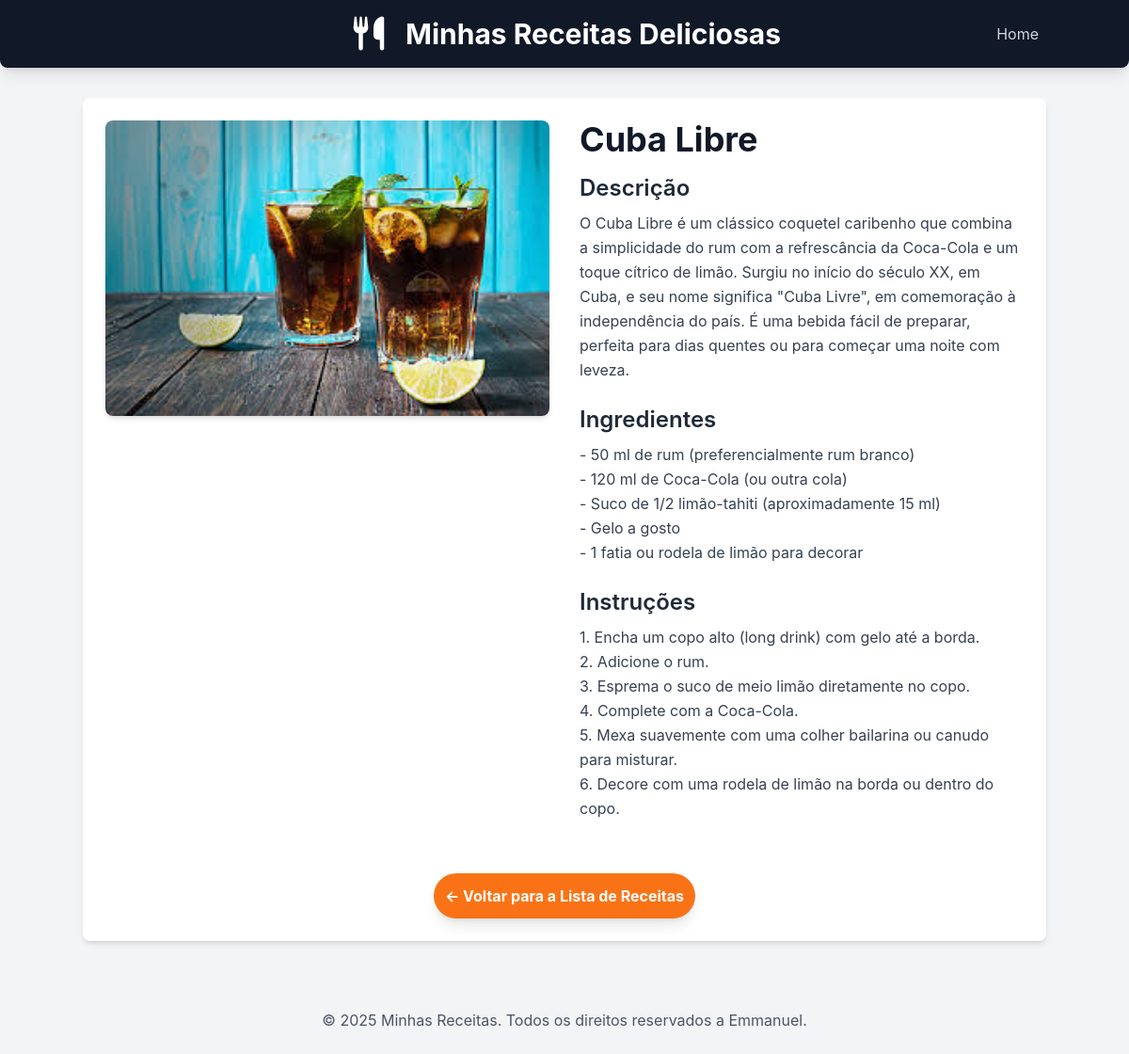
The page /receitas/receita/7/ on the database its author committed.
### receitas/models.py (models this page shows, shortened)
class Receita(models.Model):
    CATEGORIAS =[
        ('comida','Comida'),
        ('sobremesa','Sobremesa'),
        ('drink','Drink'),
    ]
    title = models.CharField("Título", max_length=200)
    description = models.TextField("Descrição")
    ingredients = models.TextField("Ingredientes")
    instructions = models.TextField("Modo de preparo")
    image = models.ImageField("Imagem", upload_to='receitas/images/', blank=True, null=True)
    categoria = models.CharField("Categoria", max_length=20, choices=CATEGORIAS, default='comida')
    created_at = models.DateTimeField(auto_now_add=True)
    updated_at = models.DateTimeField(auto_now=True)
    class Meta:
        verbose_name = "Receita"
        verbose_name_plural = "Receitas"
        ordering = ['-created_at'] #ordena as receitas pela data de criação (mais novas primeiro)

### receitas/views.py (the view)
# urls.py: path('receita/<int:id>/', views.receita_detail, name='receita_detail'),
def receita_detail(request, id):
    receita = get_object_or_404(Receita, pk=id)
    return render(request, 'receitas/receita_detail.html', {'receita': receita})

### receitas/templates/receitas/receita_detail.html (shortened to what this page needs)
{% extends "receitas/base.html"%}
{% block content %}
<div class="flex flex-col md:flex-row gap-8">
    {% if receita.image %}
    <div class="md:w-1/2">
        <img src="{{receita.image.url}}" alt="[Imagem de {{receita.title}}]"
            class="w-full h-auto object-cover rounded-lg shadow-md">
    </div>
    {% endif %}
    <div class="md:w-1/2">
        <h2 class="text-4xl font-bold text-gray-900 mb-4">{{receita.title}}</h2>
        <h3 class="text-2xl font-semibold text-gray-800 mb-2">Descrição</h3>
        <p class="text-gray-700 mb-6 leading-relaxed">{{receita.description}}</p>
        <h3 class="text-2xl font-semibold text-gray-800 mb-2">Ingredientes</h3>
        <p class="text-gray-700 mb-6 leading-relaxed whitespace-pre-wrap">{{receita.ingredients}}</p>
        <h3 class="text-2xl font-semibold text-gray-800 mb-2">Instruções</h3>
        <p class="text-gray-700 mb-6 leading-relaxed whitespace-pre-wrap">{{receita.instructions}}</p>
    </div>
</div>
<div class="mt-8 text-center">
    <a href="{% url 'home' %}"
        class="inline-block bg-orange-500 hover:bg-orange-600 text-white font-bold py-3 px-3 rounded-full transition duration-300 ease-in-out shadow-lg">
        &larr; Voltar para a Lista de Receitas
    </a>
</div>
{%endblock%}

### receitas/templates/receitas/base.html (style rules this page uses)
body { font-family: 'Inter', sans-serif; }

### rows shown on the page
Receita: image (picture), title "Cuba Libre", description "O Cuba Libre é um clássico coquetel caribenho que combina a simplicidade do rum com a refrescância da Coca-Cola e um toque cítrico de limão. Surgiu no início do século XX, em Cuba, e seu nome significa \"Cuba Livre\", em comemoração à independência do país. É uma bebida fácil de preparar, perfeita para dias quentes ou para começar uma noite com leveza.", ingredients "- 50 ml de rum (preferencialmente rum branco) - 120 ml de Coca-Cola (ou outra cola) - Suco de 1/2 limão-tahiti (aproximadamente 15 ml) - Gelo a gosto - 1 fatia ou rodela de limão para decorar", instructions "1. Encha um copo alto (long drink) com gelo até a borda. 2. Adicione o rum. 3. Esprema o suco de meio limão diretamente no copo. 4. Complete com a Coca-Cola. 5. Mexa suavemente com uma colher bailarina ou canudo para misturar. 6. Decore com uma rodela de limão na borda ou dentro do copo."
